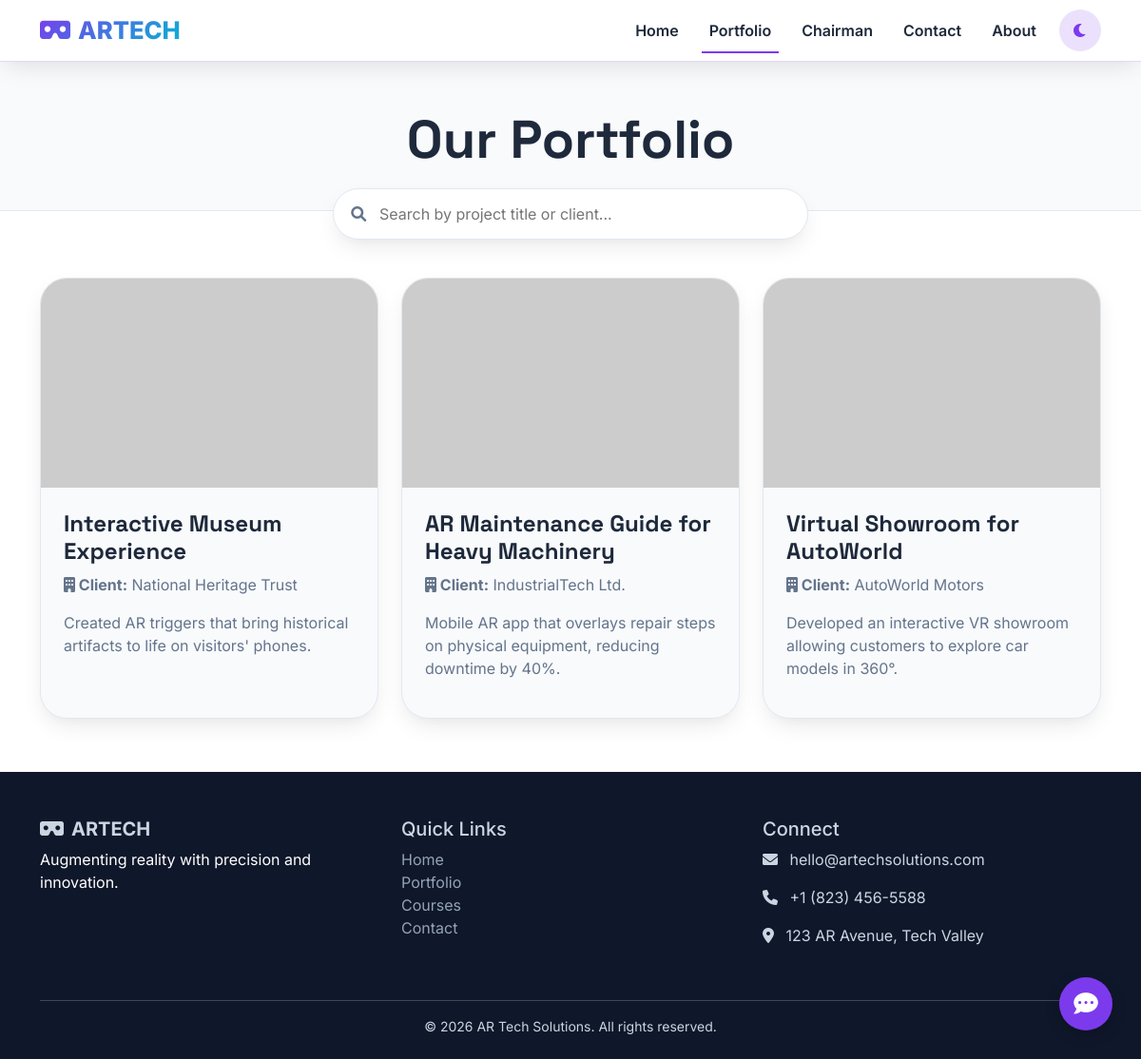
/portfolio.php, run on an earlier commit of the app's database.
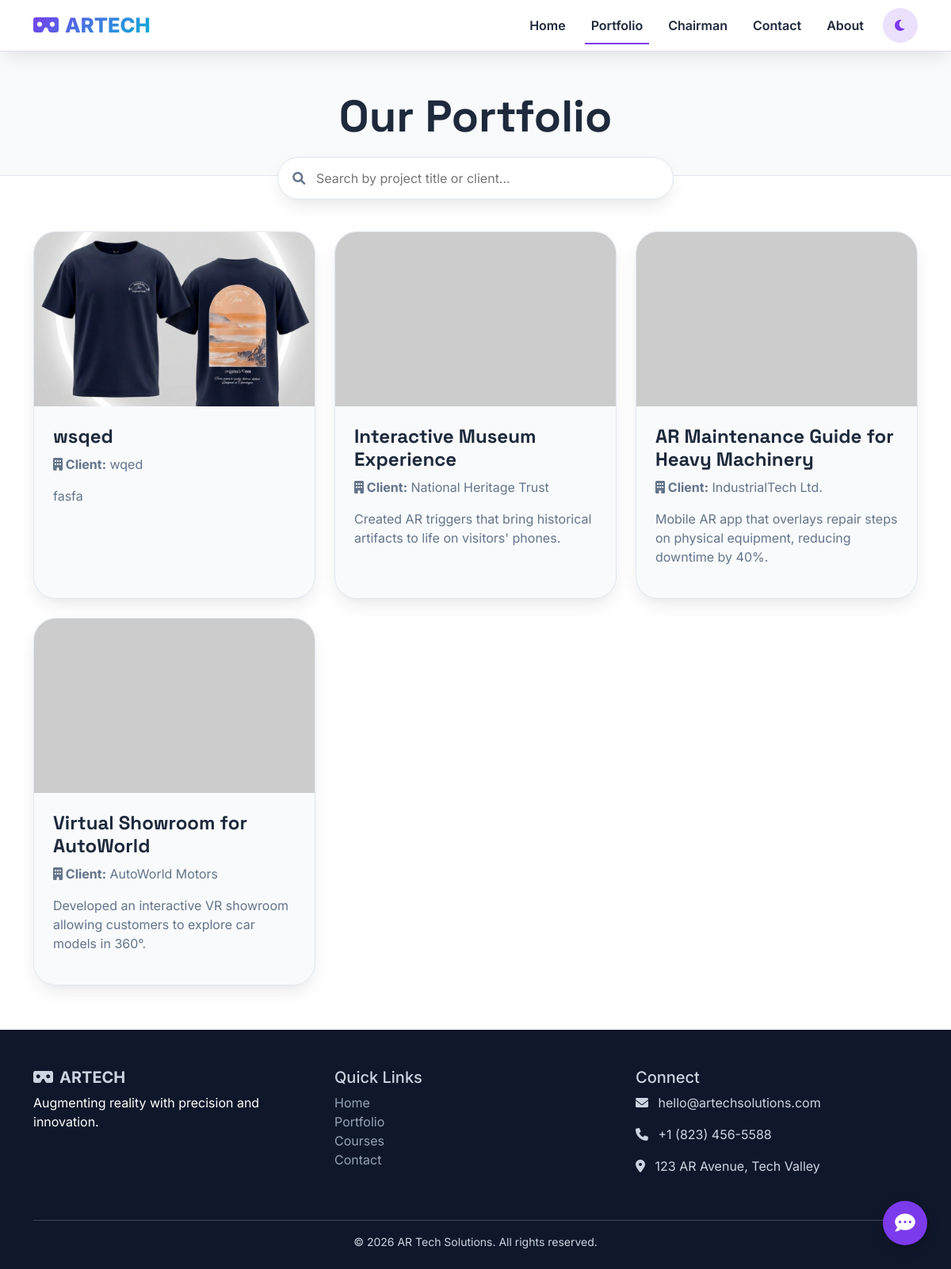
And on a later commit of the database.
### tables this page shows
CREATE TABLE `portfolios` (
  `id` int(11) NOT NULL,
  `title` varchar(255) NOT NULL,
  `client` varchar(255) DEFAULT NULL,
  `description` text NOT NULL,
  `image_url` varchar(500) NOT NULL,
  `featured` tinyint(1) DEFAULT 0,
  `order_position` int(11) DEFAULT 0,
  `status` tinyint(4) DEFAULT 1,
  `created_at` timestamp NOT NULL DEFAULT current_timestamp()
);

### portfolio.php (the view, shortened to what this page needs)
<?php
require_once 'config.php';
$portfolioItems = $pdo->query("SELECT * FROM portfolios WHERE status = 1 ORDER BY order_position ASC, id DESC")->fetchAll();
?>
<!DOCTYPE html>
<html lang="en">
<head>
    <link href="https://cdn.jsdelivr.net/npm/bootstrap@5.3.0-alpha1/dist/css/bootstrap.min.css" rel="stylesheet">
    <link rel="stylesheet" href="https://cdnjs.cloudflare.com/ajax/libs/font-awesome/6.0.0-beta3/css/all.min.css">
</head>
<body>
<nav class="navbar navbar-expand-lg glass-nav" id="mainNavbar">
    <div class="container">
        <a class="navbar-brand" href="index.php"><i class="fas fa-vr-cardboard me-2"></i>ARTECH</a>
        <div class="collapse navbar-collapse" id="navbarNav">
            <ul class="navbar-nav ms-auto">
                <li class="nav-item"><a class="nav-link" href="index.php">Home</a></li>
                <li class="nav-item"><a class="nav-link active" href="portfolio.php">Portfolio</a></li>
                <li class="nav-item"><a class="nav-link" href="chairman-speech.php">Chairman</a></li>
                <li class="nav-item"><a class="nav-link" href="contact.php">Contact</a></li>
                <li class="nav-item"><a class="nav-link" href="about.php">About</a></li>
            </ul>
            <button id="darkModeToggle" class="dark-toggle ms-2"><i class="fas fa-moon"></i></button>
        </div>
    </div>
</nav>
<main>
    <section class="page-hero">
        <div class="container">
            <h1 class="display-4 fw-bold">Our Portfolio</h1>
        </div>
    </section>
    <div class="search-container">
        <i class="fas fa-search search-icon"></i>
        <input type="text" id="searchInput" class="search-input" placeholder="Search by project title or client...">
    </div>
    <section class="py-2">
        <div class="container">
            <div class="row g-4" id="portfolioGrid">
                <?php if(count($portfolioItems) > 0): ?>
                    <?php foreach($portfolioItems as $item): ?>
                    <div class="col-6 col-md-6 col-lg-4 portfolio-col" data-title="<?php echo strtolower(htmlspecialchars($item['title'])); ?>" data-client="<?php echo strtolower(htmlspecialchars($item['client'])); ?>">
                        <div class="portfolio-card h-100">
                            <div class="portfolio-img" style="background-image: url('<?php echo htmlspecialchars($item['image_url']); ?>');"></div>
                            <div class="p-4">
                                <h3 class="fs-4"><?php echo htmlspecialchars($item['title']); ?></h3>
                                <p class="text-muted-custom"><strong><i class="fas fa-building"></i> Client:</strong> <?php echo htmlspecialchars($item['client']); ?></p>
                                <p class="text-muted-custom"><?php echo nl2br(htmlspecialchars($item['description'])); ?></p>
                            </div>
                        </div>
                    </div>
                    <?php endforeach; ?>
                <?php endif; ?>
            </div>
        </div>
    </section>
</main>
<?php include 'footer.php'; ?>
<div class="floating-msg" id="floatingMsg">
    <i class="fas fa-comment-dots"></i>
</div>
</body>
</html>

### footer.php
<footer>
    <div class="container">
        <div class="row">
            <div class="col-md-4 mb-4">
                <h5 class="fw-bold"><i class="fas fa-vr-cardboard me-2"></i>ARTECH</h5>
                <p class="text-muted">Augmenting reality with precision and innovation.</p>
            </div>
            <div class="col-md-4 mb-4">
                <h5>Quick Links</h5>
                <ul class="list-unstyled">
                    <li><a href="index.php">Home</a></li>
                    <li><a href="portfolio.php">Portfolio</a></li>
                    <li><a href="courses.php">Courses</a></li>
                    <li><a href="contact.php">Contact</a></li>
                </ul>
            </div>
            <div class="col-md-4 mb-4">
                <h5>Connect</h5>
                <p><i class="fas fa-envelope me-2"></i> hello@artechsolutions.com</p>
                <p><i class="fas fa-phone me-2"></i> +1 (823) 456-5588</p>
                <p><i class="fas fa-map-marker-alt me-2"></i> 123 AR Avenue, Tech Valley</p>
            </div>
        </div>
        <hr class="opacity-25">
        <div class="text-center small">&copy; <?php echo date('Y'); ?> AR Tech Solutions. All rights reserved.</div>
    </div>
</footer>

### portfolio.php (style rules this page uses)
:root { --primary: #7c3aed; --primary-dark: #5b21b6; --primary-light: #a78bfa; --secondary: #06b6d4; --accent: #f43f5e; --bg-light: #ffffff; --bg-dark: #0f0f12; --surface-light: #f8fafc; --surface-dark: #1e1e2a; --text-light: #1e293b; --text-dark: #e2e8f0; --text-muted-light: #64748b; --text-muted-dark: #94a3b8; --border-light: #e2e8f0; --border-dark: #2d3a4e; --shadow: 0 10px 25px -5px rgba(0, 0, 0, 0.1), 0 8px 10px -6px rgba(0, 0, 0, 0.02); }
body { font-family: 'Inter', sans-serif; background: var(--bg-light); color: var(--text-light); transition: background 0.3s ease, color 0.2s ease; overflow-x: hidden; }
* { transition: background-color 0.2s ease, border-color 0.2s ease, color 0.2s ease; }
h1, h2, h3, h4, .brand { font-family: 'Space Grotesk', sans-serif; font-weight: 700; }
.glass-nav { position: relative; top: 0; left: 0; width: 100%; z-index: 1030; background: rgba(255, 255, 255, 0.85); backdrop-filter: blur(12px); border-bottom: 1px solid rgba(124, 58, 237, 0.2); box-shadow: var(--shadow); transition: all 0.3s; padding: 0.5rem 1rem; }
.navbar-brand { font-size: 1.6rem; font-weight: 800; background: linear-gradient(135deg, var(--primary), var(--secondary)); -webkit-background-clip: text; background-clip: text; color: transparent; }
.nav-link { font-weight: 600; color: var(--text-light) !important; margin: 0 0.5rem; position: relative; }
.nav-link::after { content: ''; position: absolute; bottom: -4px; left: 0; width: 0; height: 2px; background: var(--primary); transition: 0.3s; }
.nav-link:hover::after, .nav-link.active::after { width: 100%; }
.dark-toggle { background: rgba(124, 58, 237, 0.15); border: none; border-radius: 40px; width: 44px; height: 44px; color: var(--primary); transition: 0.2s; margin-left: 0.5rem; }
.page-hero { background: var(--surface-light); padding: 3rem 0 2rem; text-align: center; border-bottom: 1px solid var(--border-light); }
.search-container { max-width: 500px; margin: -1.5rem auto 2rem auto; position: relative; z-index: 10; }
.search-input { width: 100%; padding: 0.9rem 1.2rem 0.9rem 3rem; border-radius: 60px; border: 1px solid var(--border-light); background: var(--bg-light); color: var(--text-light); font-size: 1rem; box-shadow: var(--shadow); transition: all 0.3s; }
.search-icon { position: absolute; left: 1.2rem; top: 50%; transform: translateY(-50%); color: var(--text-muted-light); }
.portfolio-card { background: var(--surface-light); border-radius: 28px; border: 1px solid var(--border-light); transition: all 0.3s; overflow: hidden; height: 100%; box-shadow: var(--shadow); }
.portfolio-img { height: 220px; background-size: cover; background-position: center; }
footer { background: #0f172a; color: #cbd5e1; padding: 3rem 0 1.5rem; margin-top: 3rem; }
footer a { color: #94a3b8; text-decoration: none; }
footer .text-muted { color: white !important; }
.floating-msg { position: fixed; bottom: 30px; right: 30px; background: var(--primary); width: 56px; height: 56px; border-radius: 30px; display: flex; align-items: center; justify-content: center; cursor: pointer; z-index: 99; box-shadow: 0 5px 15px rgba(0,0,0,0.2); transition: 0.2s; color: white; font-size: 1.6rem; }
.text-muted-custom { color: var(--text-muted-light); }

What changed in the data, as far as the page shows it:
added portfolios: image_url (picture), title "wsqed", client "wqed", description "fasfa"
